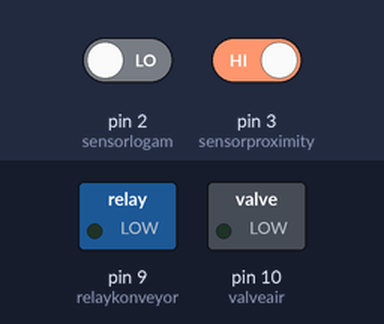
A sketch run on a simulated Arduino Uno, built with avr-gcc and run on an emulated ATmega328P. Shown: switched loads named in the sketch (green lamp = pin HIGH). The inputs (shaded band) are chosen by the test bench; at power-on: pin 2 (sensorlogam) LOW, pin 3 (sensorproximity) HIGH.

Above: at 1.2 s.
1.3 s: pin 2 (sensorlogam) driven HIGH
At 2.0 s:
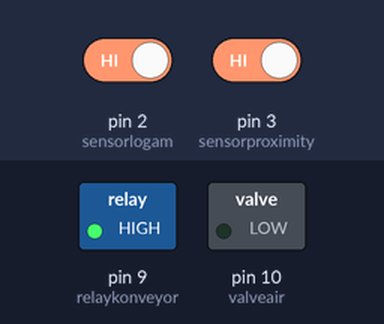
2.8 s: pin 3 (sensorproximity) driven LOW
At 4.5 s:
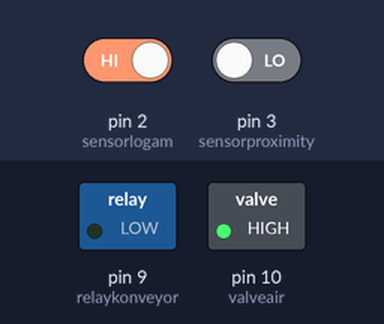
4.8 s: pin 3 (sensorproximity) driven HIGH
At 6.2 s:
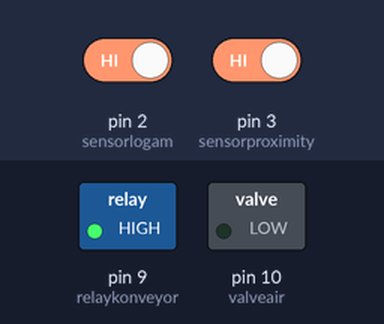
Timing chart, 0 to 7.8 s (numbered marks = the images above; inputs shaded):
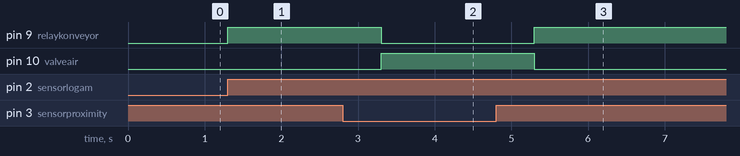

The sketch:

TUGAS2.ino
```cpp
// Program Konveyor pendeteksi logam dan Water Level
// Muhammad Ramadhan
// 40040319650081

const int sensorlogam = 2;
const int relaykonveyor = 9;
const int sensorproximity = 3;
const int valveair = 10;
int proximity = 0, logamdetek = 0;

void setup()
  {
  pinMode (sensorlogam, INPUT);
  pinMode (sensorproximity, INPUT);
  pinMode (relaykonveyor, OUTPUT);
  pinMode (valveair, OUTPUT);
  }

void loop() {
  proximity = digitalRead(sensorproximity);
  logamdetek = digitalRead (sensorlogam);

  if ( logamdetek == HIGH && proximity == LOW ) // detektor logam mendeteksi
     {
      digitalWrite (relaykonveyor, LOW); //konveyor berhenti
      digitalWrite (valveair, HIGH); //valve cairan menyala
      delay (1000);
     }

  if ( logamdetek == LOW && proximity == LOW ) // proximity mendeteksi penuh
     {
      digitalWrite (valveair, LOW); //valve cairan mati
      digitalWrite (relaykonveyor, HIGH); //konveyor berjalan
     }

  if (logamdetek == HIGH && proximity == HIGH ) // logam detektor dan proximity mendeteksi 1
     {
      digitalWrite (relaykonveyor, HIGH);
      digitalWrite (valveair, LOW);
      delay (1000);
     }

  if (valveair == HIGH && relaykonveyor == HIGH) // pengaman dari kondisi tidak normal
     {
      digitalWrite (valveair, LOW); //valve cairan menyala
     }
}
```

Measured:
- after the input at 1.3 s, pin 9 (relaykonveyor): LOW → HIGH at once
- after the input at 2.8 s, pin 9 (relaykonveyor): HIGH → LOW after 0.50 s; pin 10 (valveair): LOW → HIGH after 0.50 s
- after the input at 4.8 s, pin 9 (relaykonveyor): LOW → HIGH after 0.50 s; pin 10 (valveair): HIGH → LOW after 0.50 s
